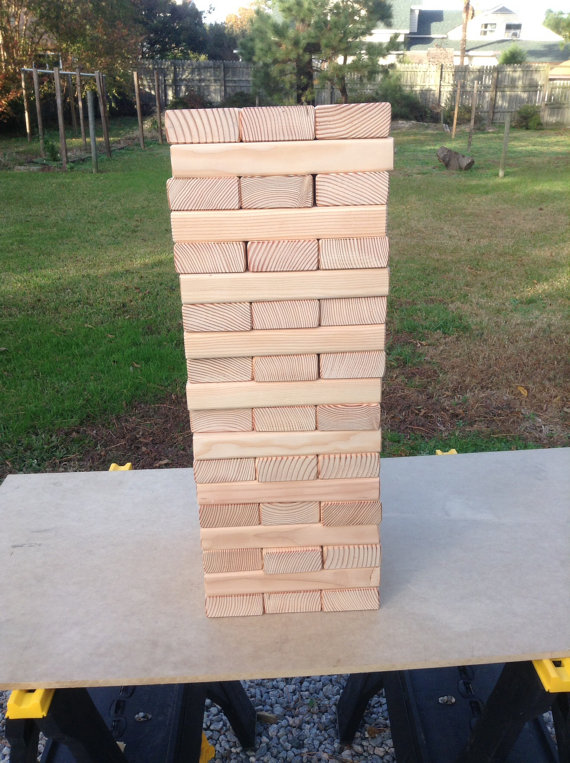
#> input picture camera/jenga_example.jpg, 570 x 763 px
$ python example_hough.py
#> lines starting #> are read from the running program, lines starting #| are printed output that depends on the picture; after the words box and inside, x2 and y2 are one past the last pixel; in counts of white or black regions, pixels touching at a corner belong together
import cv2
import numpy as np
from matplotlib import pyplot as plt

img = cv2.imread('jenga_example.jpg',0)
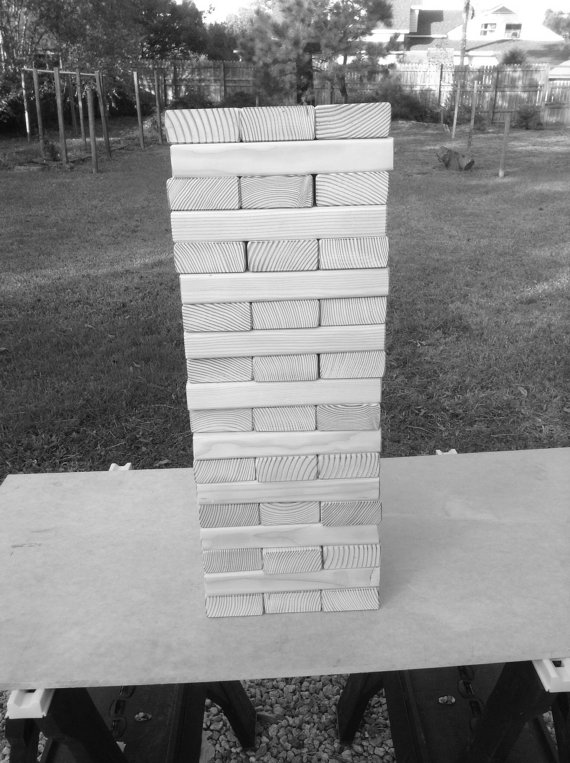
#> img: shape (763, 570); min 1, max 255, mean 134.4
edges = cv2.Canny(img,150,200,apertureSize = 3)
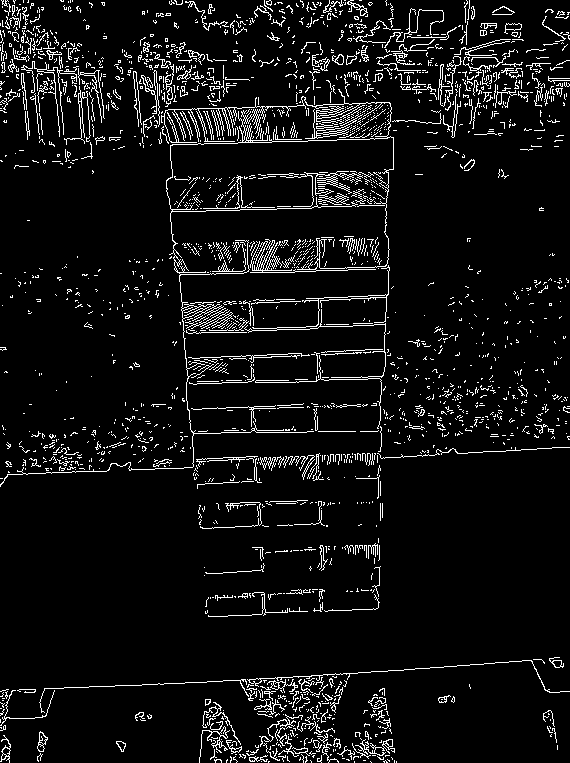
#> edges: shape (763, 570); 6.7% white in thin lines or dots

minLineLength = 50
maxLineGap = 10
lines = cv2.HoughLinesP(edges,1,np.pi/180,100,minLineLength,maxLineGap)
#> lines = 113 rows, first 6: [554, 447, 569, 447], [185, 682, 197, 682], [155, 468, 168, 468], [259, 678, 274, 678], [54, 472, 71, 472], [352, 103, 365, 103]
for x1,y1,x2,y2 in lines[0]:
    cv2.line(img,(x1,y1),(x2,y2),(0,255,0),2)
#> this loop made 1 pass
#> img: shape (763, 570); 0.01% of pixels changed, all inside (x1, y1, x2, y2) = (553, 446, 570, 449)

cv2.imwrite('houghlines.jpg',img)

plt.subplot(121),plt.imshow(edges,cmap = 'gray')
plt.title('Edge Image'), plt.xticks([]), plt.yticks([])
plt.subplot(122),plt.imshow(img,cmap = 'gray')
plt.title('Lines Detected'), plt.xticks([]), plt.yticks([])

plt.show()
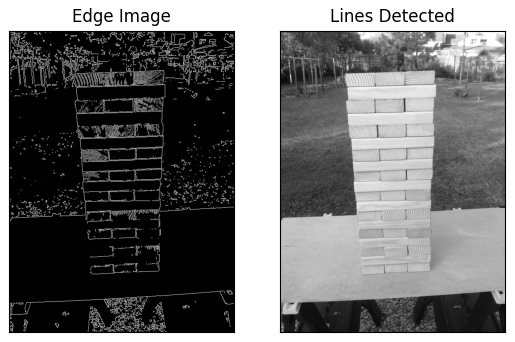
#> figure drawn by matplotlib, 2 panels

$ run again, with camera/capture.jpg copied over camera/jenga_example.jpg
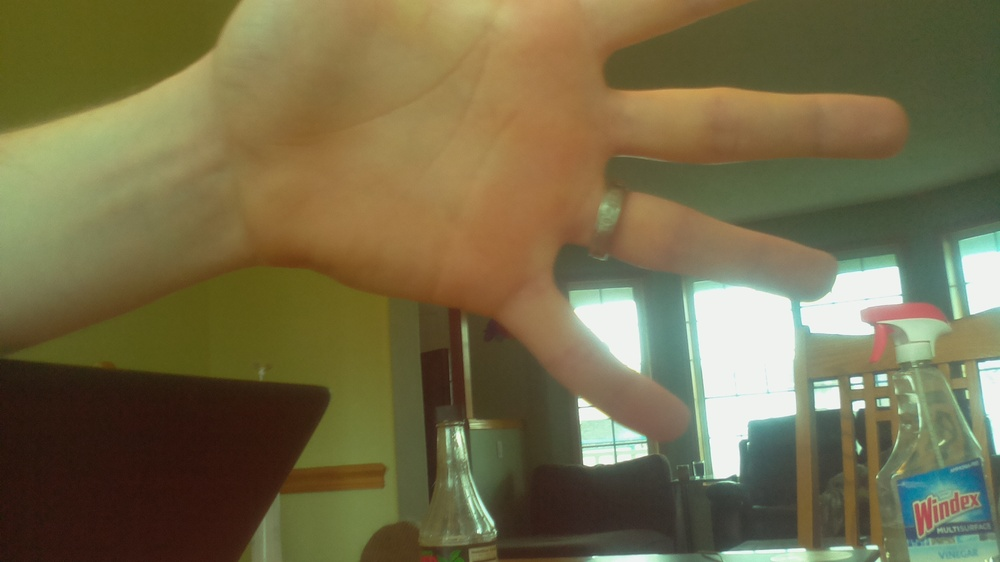
#> input picture camera/capture.jpg, 1000 x 562 px, shrunk from 1920 x 1080 before the run
#> `edges = cv2.Canny(img,150,200,apertureSize = 3)`:
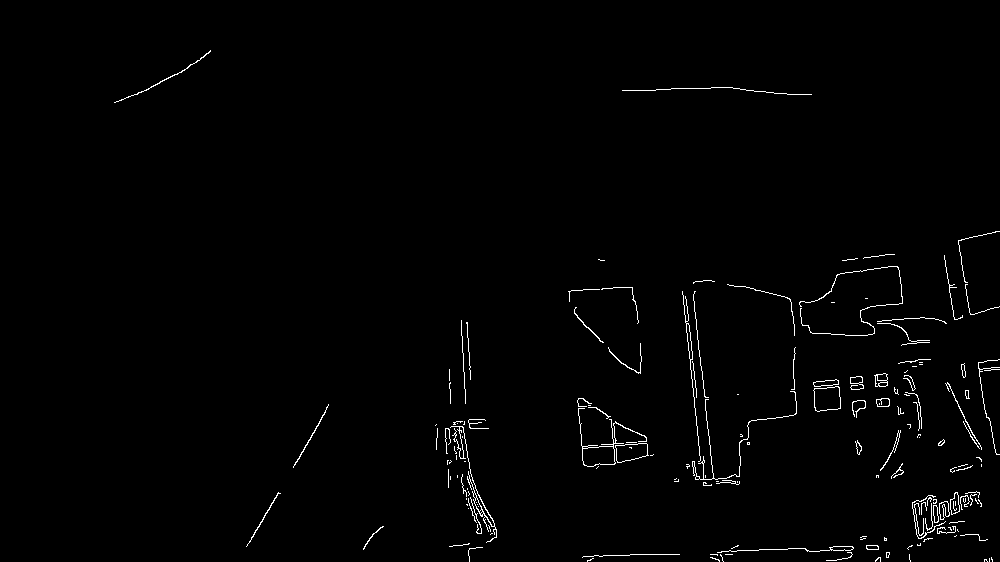
#> edges: shape (562, 1000); 1.2% white in thin lines or dots, all inside (x1, y1, x2, y2) = (114, 50, 1000, 562)
#> lines = [[791, 548, 805, 548], [759, 549, 786, 549], [299, 456, 309, 439], [686, 299, 687, 313], [603, 555, 629, 555]]
#> the loop `for x1,y1,x2,y2 in lines[0]:` made 1 pass
#> `plt.show()`:
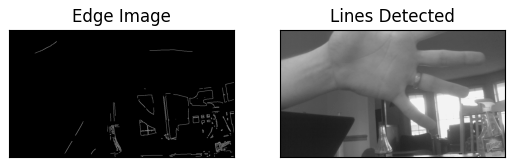
#> figure drawn by matplotlib, 2 panels

$ run again, with camera/test.jpg copied over camera/jenga_example.jpg
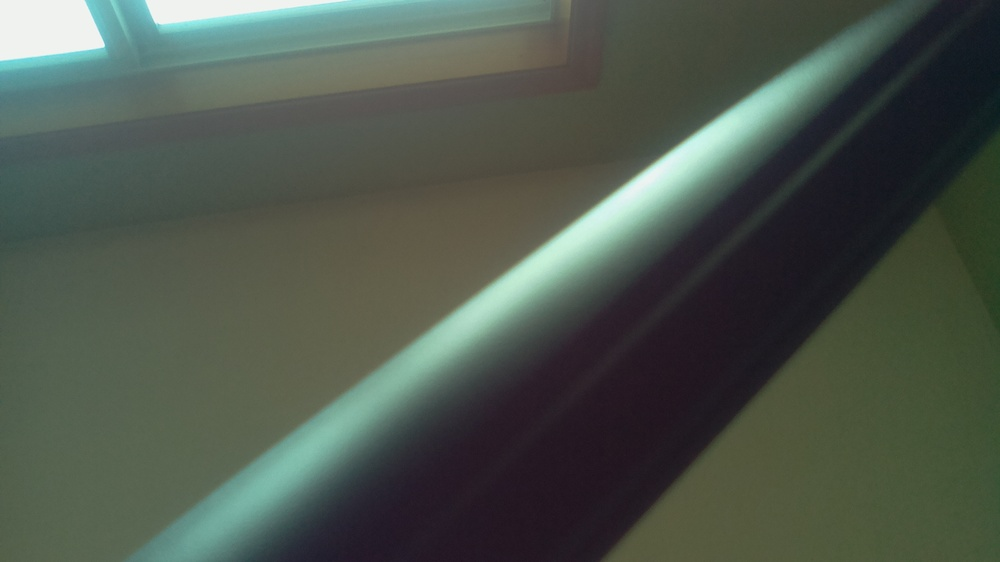
#> input picture camera/test.jpg, 1000 x 562 px, shrunk from 1920 x 1080 before the run
#> `edges = cv2.Canny(img,150,200,apertureSize = 3)`:
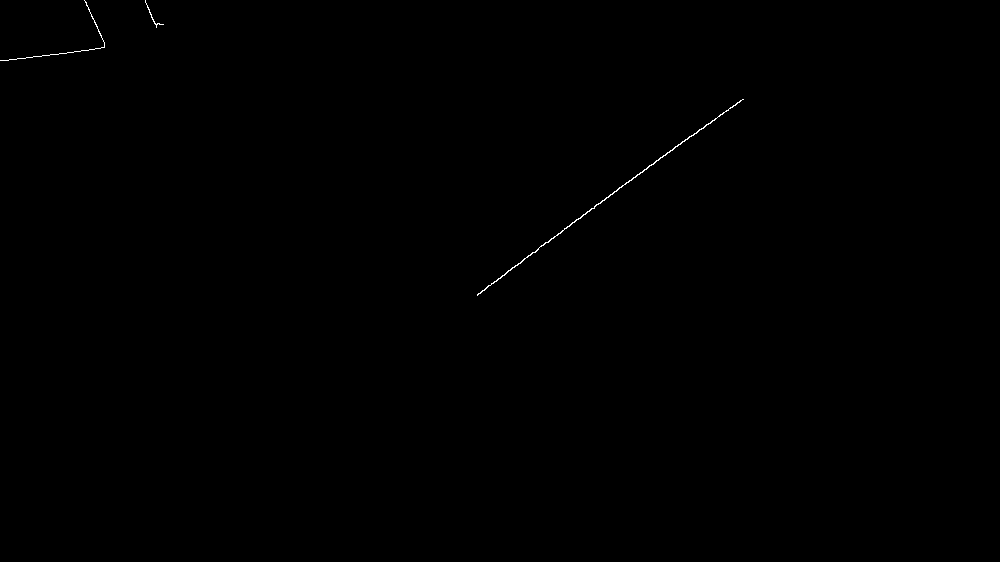
#> edges: shape (562, 1000); 0.12% white in thin lines or dots, all inside (x1, y1, x2, y2) = (0, 0, 744, 296)
#> lines = [[598, 204, 618, 189], [699, 130, 721, 114], [520, 262, 533, 252], [723, 113, 742, 99], [505, 273, 515, 265], [490, 285, 508, 271], [630, 180, 649, 166], [547, 242, 592, 208]]
#> the loop `for x1,y1,x2,y2 in lines[0]:` made 1 pass
#> `plt.show()`:
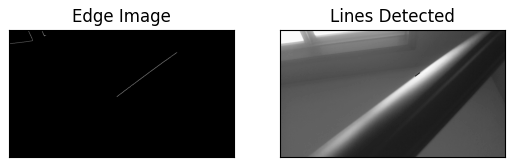
#> figure drawn by matplotlib, 2 panels
